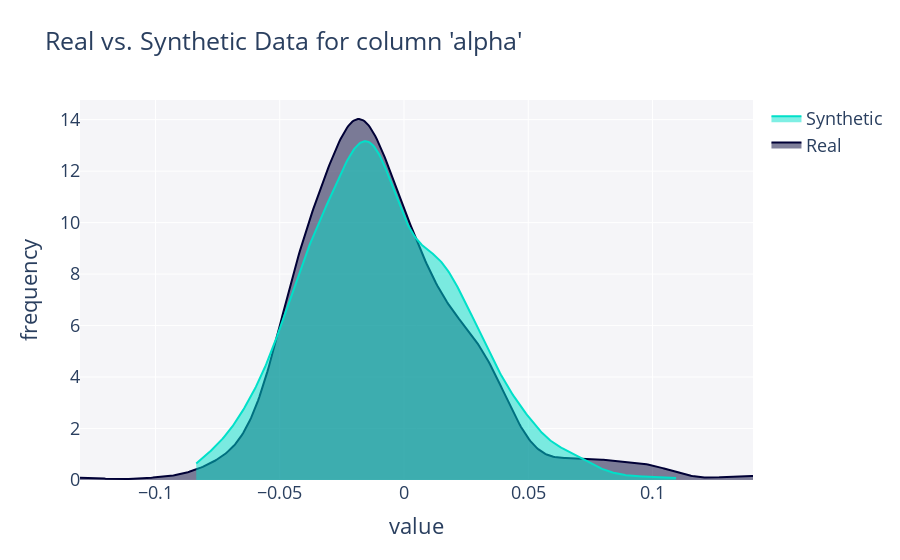

Notebook source saved alongside this figure:
### Code cell
from copulas.univariate import BetaUnivariate, GammaUnivariate
from copulas.multivariate import GaussianMultivariate
from copulas.visualization import compare_1d
from copulas.visualization import compare_2d
import pandas as pd
import numpy as np

# Load data
df = pd.read_csv("drucker_prager_params.csv")
data = df.drop(columns="Seed")

alpha_lower = -np.sqrt(3)/3
alpha_upper = 0.1

# Rescale alpha to [0,1]
data_scaled = data.copy()
data_scaled["alpha"] = np.clip((data["alpha"] - alpha_lower) / (alpha_upper - alpha_lower), 0.01, 0.99)
# print(np.sort(data_scaled["alpha"]))

# Fit copula with scaled alpha
dist = BetaUnivariate()

dist.fit(data_scaled["alpha"])
sampled_scaled = dist.sample(1000)

# Unscale alpha back to original domain
sampled = sampled_scaled.copy()
sampled = sampled_scaled * (alpha_upper - alpha_lower) + alpha_lower

print("sampled")
print(np.sort(sampled))


fig = compare_1d(data["alpha"], sampled)
fig.show()

### Figure 1 — Plotly figure (JSON) as saved in the notebook; plotly's stock layout.template omitted (floating-point values rounded to 4 significant figures; data arrays with more than 128 entries replaced by an {"elided": "..."} marker saying what was removed)
{"data": [{"fill": "tozeroy", "hovertemplate": "<b>Real</b><br>Frequency: %{y}<extra></extra>", "legendgroup": "Real", "marker": {"color": "#000036"}, "mode": "lines", "name": "Real", "showlegend": true, "type": "scatter", "x": {"elided": "500 float values"}, "xaxis": "x", "y": {"elided": "500 float values"}, "yaxis": "y"}, {"fill": "tozeroy", "hovertemplate": "<b>Synthetic</b><br>Frequency: %{y}<extra></extra>", "legendgroup": "Synthetic", "marker": {"color": "#01E0C9"}, "mode": "lines", "name": "Synthetic", "showlegend": true, "type": "scatter", "x": {"elided": "500 float values"}, "xaxis": "x", "y": {"elided": "500 float values"}, "yaxis": "y"}], "layout": {"barmode": "overlay", "font": {"size": 18}, "hovermode": "closest", "legend": {"traceorder": "reversed"}, "plot_bgcolor": "#F5F5F8", "showlegend": true, "title": {"text": "Real vs. Synthetic Data for column 'alpha'"}, "xaxis": {"anchor": "y2", "domain": [0, 1], "title": {"text": "value"}, "zeroline": false}, "yaxis": {"anchor": "free", "domain": [0, 1], "position": 0, "title": {"text": "frequency"}}}}
